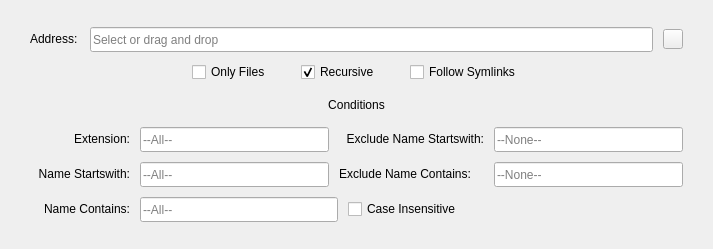
<?xml version="1.0" encoding="UTF-8"?>
<ui version="4.0">
 <class>Form</class>
 <widget class="QWidget" name="Form">
  <property name="geometry">
   <rect>
    <x>0</x>
    <y>0</y>
    <width>713</width>
    <height>249</height>
   </rect>
  </property>
  <property name="windowTitle">
   <string>Form</string>
  </property>
  <layout class="QGridLayout" name="gridLayout_2">
   <item row="0" column="0">
    <widget class="QWidget" name="widget" native="true">
     <layout class="QGridLayout" name="gridLayout">
      <item row="0" column="0">
       <layout class="QVBoxLayout" name="verticalLayout">
        <property name="spacing">
         <number>10</number>
        </property>
        <property name="leftMargin">
         <number>10</number>
        </property>
        <property name="topMargin">
         <number>0</number>
        </property>
        <property name="rightMargin">
         <number>10</number>
        </property>
        <property name="bottomMargin">
         <number>0</number>
        </property>
        <item>
         <layout class="QHBoxLayout" name="horizontalLayout">
          <item>
           <widget class="QLabel" name="lbl_address">
            <property name="minimumSize">
             <size>
              <width>50</width>
              <height>20</height>
             </size>
            </property>
            <property name="maximumSize">
             <size>
              <width>50</width>
              <height>20</height>
             </size>
            </property>
            <property name="text">
             <string>Address:</string>
            </property>
           </widget>
          </item>
          <item>
           <widget class="QLineEdit" name="lineEdit_address">
            <property name="minimumSize">
             <size>
              <width>430</width>
              <height>25</height>
             </size>
            </property>
            <property name="maximumSize">
             <size>
              <width>16777215</width>
              <height>25</height>
             </size>
            </property>
            <property name="placeholderText">
             <string>Select or drag and drop</string>
            </property>
            <property name="clearButtonEnabled">
             <bool>true</bool>
            </property>
           </widget>
          </item>
          <item>
           <widget class="QPushButton" name="btn_openDialog_address">
            <property name="minimumSize">
             <size>
              <width>20</width>
              <height>20</height>
             </size>
            </property>
            <property name="maximumSize">
             <size>
              <width>20</width>
              <height>20</height>
             </size>
            </property>
            <property name="text">
             <string/>
            </property>
            <property name="icon">
             <iconset resource="../deneme.qrc">
              <normaloff>:/yeniÖnek/fifsot_icons/open_file_dialog.png</normaloff>:/yeniÖnek/fifsot_icons/open_file_dialog.png</iconset>
            </property>
            <property name="iconSize">
             <size>
              <width>20</width>
              <height>20</height>
             </size>
            </property>
           </widget>
          </item>
         </layout>
        </item>
        <item>
         <layout class="QHBoxLayout" name="horizontalLayout_2">
          <item>
           <spacer name="horizontalSpacer_4">
            <property name="orientation">
             <enum>Qt::Horizontal</enum>
            </property>
            <property name="sizeHint" stdset="0">
             <size>
              <width>40</width>
              <height>20</height>
             </size>
            </property>
           </spacer>
          </item>
          <item>
           <widget class="QCheckBox" name="checkBox_onlyFiles">
            <property name="minimumSize">
             <size>
              <width>0</width>
              <height>20</height>
             </size>
            </property>
            <property name="maximumSize">
             <size>
              <width>16777215</width>
              <height>20</height>
             </size>
            </property>
            <property name="text">
             <string>Only Files</string>
            </property>
           </widget>
          </item>
          <item>
           <spacer name="horizontalSpacer_7">
            <property name="orientation">
             <enum>Qt::Horizontal</enum>
            </property>
            <property name="sizeType">
             <enum>QSizePolicy::Fixed</enum>
            </property>
            <property name="sizeHint" stdset="0">
             <size>
              <width>20</width>
              <height>20</height>
             </size>
            </property>
           </spacer>
          </item>
          <item>
           <widget class="QCheckBox" name="checkBox_recursive">
            <property name="minimumSize">
             <size>
              <width>0</width>
              <height>20</height>
             </size>
            </property>
            <property name="maximumSize">
             <size>
              <width>16777215</width>
              <height>20</height>
             </size>
            </property>
            <property name="text">
             <string>Recursive</string>
            </property>
            <property name="checked">
             <bool>true</bool>
            </property>
           </widget>
          </item>
          <item>
           <spacer name="horizontalSpacer_8">
            <property name="orientation">
             <enum>Qt::Horizontal</enum>
            </property>
            <property name="sizeType">
             <enum>QSizePolicy::Fixed</enum>
            </property>
            <property name="sizeHint" stdset="0">
             <size>
              <width>20</width>
              <height>20</height>
             </size>
            </property>
           </spacer>
          </item>
          <item>
           <widget class="QCheckBox" name="checkBox_followSymlinks">
            <property name="minimumSize">
             <size>
              <width>0</width>
              <height>20</height>
             </size>
            </property>
            <property name="maximumSize">
             <size>
              <width>16777215</width>
              <height>20</height>
             </size>
            </property>
            <property name="text">
             <string>Follow Symlinks</string>
            </property>
           </widget>
          </item>
          <item>
           <spacer name="horizontalSpacer_6">
            <property name="orientation">
             <enum>Qt::Horizontal</enum>
            </property>
            <property name="sizeHint" stdset="0">
             <size>
              <width>40</width>
              <height>20</height>
             </size>
            </property>
           </spacer>
          </item>
         </layout>
        </item>
        <item>
         <widget class="QLabel" name="lbl_conditions">
          <property name="minimumSize">
           <size>
            <width>0</width>
            <height>25</height>
           </size>
          </property>
          <property name="maximumSize">
           <size>
            <width>16777215</width>
            <height>25</height>
           </size>
          </property>
          <property name="text">
           <string>Conditions</string>
          </property>
          <property name="alignment">
           <set>Qt::AlignCenter</set>
          </property>
         </widget>
        </item>
        <item>
         <layout class="QHBoxLayout" name="horizontalLayout_8">
          <item>
           <widget class="QLabel" name="lbl_extension">
            <property name="minimumSize">
             <size>
              <width>100</width>
              <height>20</height>
             </size>
            </property>
            <property name="maximumSize">
             <size>
              <width>16777215</width>
              <height>20</height>
             </size>
            </property>
            <property name="text">
             <string>Extension:</string>
            </property>
            <property name="alignment">
             <set>Qt::AlignRight|Qt::AlignTrailing|Qt::AlignVCenter</set>
            </property>
           </widget>
          </item>
          <item>
           <widget class="QLineEdit" name="lineEdit_extension">
            <property name="minimumSize">
             <size>
              <width>140</width>
              <height>25</height>
             </size>
            </property>
            <property name="maximumSize">
             <size>
              <width>16777215</width>
              <height>25</height>
             </size>
            </property>
            <property name="placeholderText">
             <string>--All--</string>
            </property>
            <property name="clearButtonEnabled">
             <bool>true</bool>
            </property>
           </widget>
          </item>
          <item>
           <widget class="QLabel" name="lbl_excludeNameStartswith">
            <property name="minimumSize">
             <size>
              <width>145</width>
              <height>20</height>
             </size>
            </property>
            <property name="maximumSize">
             <size>
              <width>16777215</width>
              <height>20</height>
             </size>
            </property>
            <property name="text">
             <string>Exclude Name Startswith:</string>
            </property>
            <property name="alignment">
             <set>Qt::AlignRight|Qt::AlignTrailing|Qt::AlignVCenter</set>
            </property>
           </widget>
          </item>
          <item>
           <widget class="QLineEdit" name="lineEdit_excludeNameStartswith">
            <property name="minimumSize">
             <size>
              <width>139</width>
              <height>25</height>
             </size>
            </property>
            <property name="maximumSize">
             <size>
              <width>16777215</width>
              <height>25</height>
             </size>
            </property>
            <property name="placeholderText">
             <string>--None--</string>
            </property>
            <property name="clearButtonEnabled">
             <bool>true</bool>
            </property>
           </widget>
          </item>
         </layout>
        </item>
        <item>
         <layout class="QHBoxLayout" name="horizontalLayout_4">
          <item>
           <widget class="QLabel" name="lbl_nameStartswith">
            <property name="minimumSize">
             <size>
              <width>100</width>
              <height>20</height>
             </size>
            </property>
            <property name="maximumSize">
             <size>
              <width>16777215</width>
              <height>20</height>
             </size>
            </property>
            <property name="text">
             <string>Name Startswith:</string>
            </property>
            <property name="alignment">
             <set>Qt::AlignRight|Qt::AlignTrailing|Qt::AlignVCenter</set>
            </property>
           </widget>
          </item>
          <item>
           <widget class="QLineEdit" name="lineEdit_nameStartswith">
            <property name="minimumSize">
             <size>
              <width>140</width>
              <height>25</height>
             </size>
            </property>
            <property name="maximumSize">
             <size>
              <width>16777215</width>
              <height>25</height>
             </size>
            </property>
            <property name="placeholderText">
             <string>--All--</string>
            </property>
            <property name="clearButtonEnabled">
             <bool>true</bool>
            </property>
           </widget>
          </item>
          <item>
           <widget class="QLabel" name="lbl_excludeNameContains">
            <property name="minimumSize">
             <size>
              <width>145</width>
              <height>20</height>
             </size>
            </property>
            <property name="maximumSize">
             <size>
              <width>16777215</width>
              <height>20</height>
             </size>
            </property>
            <property name="text">
             <string>Exclude Name Contains:</string>
            </property>
            <property name="alignment">
             <set>Qt::AlignLeading|Qt::AlignLeft|Qt::AlignVCenter</set>
            </property>
           </widget>
          </item>
          <item>
           <widget class="QLineEdit" name="lineEdit_excludeNameContains">
            <property name="minimumSize">
             <size>
              <width>0</width>
              <height>25</height>
             </size>
            </property>
            <property name="maximumSize">
             <size>
              <width>16777215</width>
              <height>25</height>
             </size>
            </property>
            <property name="placeholderText">
             <string>--None--</string>
            </property>
            <property name="clearButtonEnabled">
             <bool>true</bool>
            </property>
           </widget>
          </item>
         </layout>
        </item>
        <item>
         <layout class="QHBoxLayout" name="horizontalLayout_5">
          <item>
           <widget class="QLabel" name="lbl_nameContains">
            <property name="minimumSize">
             <size>
              <width>100</width>
              <height>20</height>
             </size>
            </property>
            <property name="maximumSize">
             <size>
              <width>16777215</width>
              <height>20</height>
             </size>
            </property>
            <property name="text">
             <string>Name Contains:</string>
            </property>
            <property name="alignment">
             <set>Qt::AlignRight|Qt::AlignTrailing|Qt::AlignVCenter</set>
            </property>
           </widget>
          </item>
          <item>
           <widget class="QLineEdit" name="lineEdit_nameContains">
            <property name="minimumSize">
             <size>
              <width>198</width>
              <height>25</height>
             </size>
            </property>
            <property name="maximumSize">
             <size>
              <width>140</width>
              <height>25</height>
             </size>
            </property>
            <property name="placeholderText">
             <string>--All--</string>
            </property>
            <property name="clearButtonEnabled">
             <bool>true</bool>
            </property>
           </widget>
          </item>
          <item>
           <widget class="QCheckBox" name="checkBox_caseInsensitive">
            <property name="minimumSize">
             <size>
              <width>0</width>
              <height>20</height>
             </size>
            </property>
            <property name="maximumSize">
             <size>
              <width>16777215</width>
              <height>20</height>
             </size>
            </property>
            <property name="text">
             <string>Case Insensitive</string>
            </property>
           </widget>
          </item>
          <item>
           <spacer name="horizontalSpacer">
            <property name="orientation">
             <enum>Qt::Horizontal</enum>
            </property>
            <property name="sizeHint" stdset="0">
             <size>
              <width>40</width>
              <height>20</height>
             </size>
            </property>
           </spacer>
          </item>
         </layout>
        </item>
       </layout>
      </item>
     </layout>
    </widget>
   </item>
  </layout>
 </widget>
 <resources>
  <include location="../deneme.qrc"/>
 </resources>
 <connections/>
</ui>
